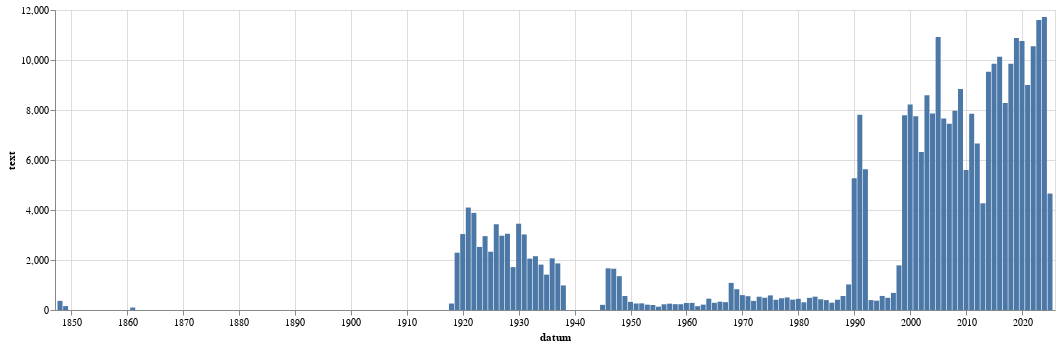

The notebook cell saved with this chart:
### Code cell
alt.Chart(
    df.filter(~pl.col('datum').is_null()).filter(pl.col('delka') > delka_filtru).group_by_dynamic(index_column="datum", every="1y").agg(pl.col('text').len()).to_pandas(),
    width=1000
).mark_bar(
).encode(
    alt.X("datum:T"),
    alt.Y("text:Q")
)

### Figure 1 — Vega-Lite specification as saved in the notebook (floating-point values rounded to 4 significant figures)
{"config": {"view": {"continuousWidth": 300, "continuousHeight": 300}}, "data": {"name": "data-465b042cbdcbbe2f2cafd976393810fc"}, "mark": {"type": "bar"}, "encoding": {"x": {"field": "datum", "type": "temporal"}, "y": {"field": "text", "type": "quantitative"}}, "width": 1000, "$schema": "https://vega.github.io/schema/vega-lite/v5.8.0.json", "datasets": {"data-465b042cbdcbbe2f2cafd976393810fc": [{"datum": "1848-01-01T00:00:00", "text": 366}, {"datum": "1849-01-01T00:00:00", "text": 155}, {"datum": "1861-01-01T00:00:00", "text": 99}, {"datum": "1918-01-01T00:00:00", "text": 259}, {"datum": "1919-01-01T00:00:00", "text": 2294}, {"datum": "1920-01-01T00:00:00", "text": 3038}, {"datum": "1921-01-01T00:00:00", "text": 4098}, {"datum": "1922-01-01T00:00:00", "text": 3886}, {"datum": "1923-01-01T00:00:00", "text": 2523}, {"datum": "1924-01-01T00:00:00", "text": 2955}, {"datum": "1925-01-01T00:00:00", "text": 2332}, {"datum": "1926-01-01T00:00:00", "text": 3430}, {"datum": "1927-01-01T00:00:00", "text": 2973}, {"datum": "1928-01-01T00:00:00", "text": 3050}, {"datum": "1929-01-01T00:00:00", "text": 1716}, {"datum": "1930-01-01T00:00:00", "text": 3451}, {"datum": "1931-01-01T00:00:00", "text": 3022}, {"datum": "1932-01-01T00:00:00", "text": 2054}, {"datum": "1933-01-01T00:00:00", "text": 2152}, {"datum": "1934-01-01T00:00:00", "text": 1816}, {"datum": "1935-01-01T00:00:00", "text": 1414}, {"datum": "1936-01-01T00:00:00", "text": 2067}, {"datum": "1937-01-01T00:00:00", "text": 1864}, {"datum": "1938-01-01T00:00:00", "text": 983}, {"datum": "1945-01-01T00:00:00", "text": 207}, {"datum": "1946-01-01T00:00:00", "text": 1666}, {"datum": "1947-01-01T00:00:00", "text": 1651}, {"datum": "1948-01-01T00:00:00", "text": 1353}, {"datum": "1949-01-01T00:00:00", "text": 560}, {"datum": "1950-01-01T00:00:00", "text": 325}, {"datum": "1951-01-01T00:00:00", "text": 260}, {"datum": "1952-01-01T00:00:00", "text": 266}, {"datum": "1953-01-01T00:00:00", "text": 214}, {"datum": "1954-01-01T00:00:00", "text": 201}, {"datum": "1955-01-01T00:00:00", "text": 133}, {"datum": "1956-01-01T00:00:00", "text": 228}, {"datum": "1957-01-01T00:00:00", "text": 254}, {"datum": "1958-01-01T00:00:00", "text": 234}, {"datum": "1959-01-01T00:00:00", "text": 232}, {"datum": "1960-01-01T00:00:00", "text": 279}, {"datum": "1961-01-01T00:00:00", "text": 285}, {"datum": "1962-01-01T00:00:00", "text": 153}, {"datum": "1963-01-01T00:00:00", "text": 215}, {"datum": "1964-01-01T00:00:00", "text": 453}, {"datum": "1965-01-01T00:00:00", "text": 288}, {"datum": "1966-01-01T00:00:00", "text": 333}, {"datum": "1967-01-01T00:00:00", "text": 313}, {"datum": "1968-01-01T00:00:00", "text": 1084}, {"datum": "1969-01-01T00:00:00", "text": 832}, {"datum": "1970-01-01T00:00:00", "text": 596}, {"datum": "1971-01-01T00:00:00", "text": 552}, {"datum": "1972-01-01T00:00:00", "text": 365}, {"datum": "1973-01-01T00:00:00", "text": 531}, {"datum": "1974-01-01T00:00:00", "text": 491}, {"datum": "1975-01-01T00:00:00", "text": 584}, {"datum": "1976-01-01T00:00:00", "text": 408}, {"datum": "1977-01-01T00:00:00", "text": 471}, {"datum": "1978-01-01T00:00:00", "text": 502}, {"datum": "1979-01-01T00:00:00", "text": 414}, {"datum": "1980-01-01T00:00:00", "text": 448}, {"datum": "1981-01-01T00:00:00", "text": 307}, {"datum": "1982-01-01T00:00:00", "text": 487}, {"datum": "1983-01-01T00:00:00", "text": 534}, {"datum": "1984-01-01T00:00:00", "text": 429}, {"datum": "1985-01-01T00:00:00", "text": 397}, {"datum": "1986-01-01T00:00:00", "text": 292}, {"datum": "1987-01-01T00:00:00", "text": 411}, {"datum": "1988-01-01T00:00:00", "text": 561}, {"datum": "1989-01-01T00:00:00", "text": 1022}, {"datum": "1990-01-01T00:00:00", "text": 5274}, {"datum": "1991-01-01T00:00:00", "text": 7806}, {"datum": "1992-01-01T00:00:00", "text": 5627}, {"datum": "1993-01-01T00:00:00", "text": 397}, {"datum": "1994-01-01T00:00:00", "text": 373}, {"datum": "1995-01-01T00:00:00", "text": 562}, {"datum": "1996-01-01T00:00:00", "text": 489}, {"datum": "1997-01-01T00:00:00", "text": 684}, {"datum": "1998-01-01T00:00:00", "text": 1785}, {"datum": "1999-01-01T00:00:00", "text": 7791}, {"datum": "2000-01-01T00:00:00", "text": 8218}, {"datum": "2001-01-01T00:00:00", "text": 7754}, {"datum": "2002-01-01T00:00:00", "text": 6316}, {"datum": "2003-01-01T00:00:00", "text": 8590}, {"datum": "2004-01-01T00:00:00", "text": 7865}, {"datum": "2005-01-01T00:00:00", "text": 10922}, {"datum": "2006-01-01T00:00:00", "text": 7664}, {"datum": "2007-01-01T00:00:00", "text": 7448}, {"datum": "2008-01-01T00:00:00", "text": 7968}, {"datum": "2009-01-01T00:00:00", "text": 8843}, {"datum": "2010-01-01T00:00:00", "text": 5605}, {"datum": "2011-01-01T00:00:00", "text": 7852}, {"datum": "2012-01-01T00:00:00", "text": 6659}, {"datum": "2013-01-01T00:00:00", "text": 4268}, {"datum": "2014-01-01T00:00:00", "text": 9532}, {"datum": "2015-01-01T00:00:00", "text": 9853}, {"datum": "2016-01-01T00:00:00", "text": 10133}, {"datum": "2017-01-01T00:00:00", "text": 8277}, {"datum": "2018-01-01T00:00:00", "text": 9846}, {"datum": "2019-01-01T00:00:00", "text": 10877}, {"datum": "2020-01-01T00:00:00", "text": 10757}, {"datum": "2021-01-01T00:00:00", "text": 9003}, {"datum": "2022-01-01T00:00:00", "text": 10550}, {"datum": "2023-01-01T00:00:00", "text": 11599}, {"datum": "2024-01-01T00:00:00", "text": 11725}, {"datum": "2025-01-01T00:00:00", "text": 4659}]}}
